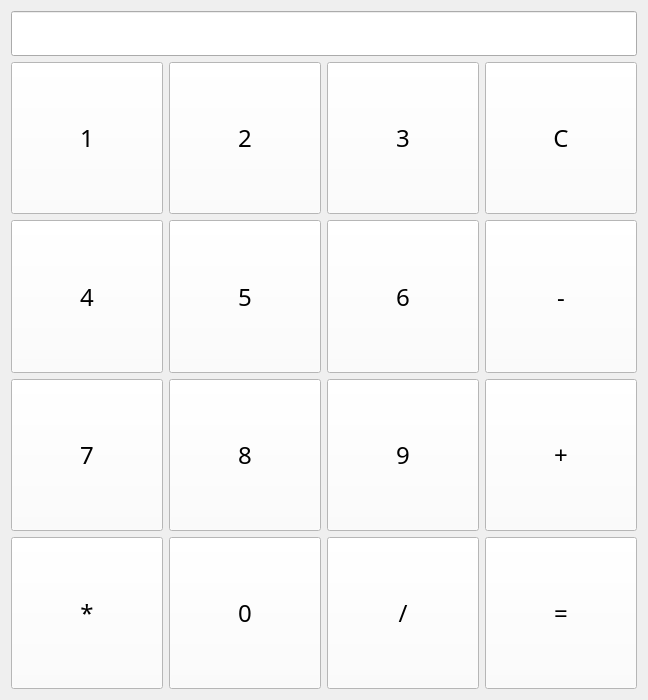
<?xml version="1.0" encoding="UTF-8"?>
<ui version="4.0">
 <class>Form</class>
 <widget class="QWidget" name="Form">
  <property name="geometry">
   <rect>
    <x>0</x>
    <y>0</y>
    <width>648</width>
    <height>700</height>
   </rect>
  </property>
  <property name="sizePolicy">
   <sizepolicy hsizetype="Ignored" vsizetype="Ignored">
    <horstretch>0</horstretch>
    <verstretch>0</verstretch>
   </sizepolicy>
  </property>
  <property name="minimumSize">
   <size>
    <width>500</width>
    <height>700</height>
   </size>
  </property>
  <property name="maximumSize">
   <size>
    <width>1000</width>
    <height>1000</height>
   </size>
  </property>
  <property name="cursor">
   <cursorShape>ArrowCursor</cursorShape>
  </property>
  <property name="mouseTracking">
   <bool>false</bool>
  </property>
  <property name="windowTitle">
   <string>Калькулятор</string>
  </property>
  <property name="styleSheet">
   <string notr="true">QPushButton {
	width:50 px;
	height: 40 px;
	background-color: #ffffff;
	
	font: 18pt &quot;MV Boli&quot;;
}
QPushButton:hover {
	background-color:#cccccc;
}
QPushButton:pressed {
	background-color: #76c1b6;
}
</string>
  </property>
  <layout class="QGridLayout" name="gridLayout">
   <item row="0" column="0" colspan="4">
    <widget class="QLineEdit" name="lineEdit">
     <property name="minimumSize">
      <size>
       <width>0</width>
       <height>45</height>
      </size>
     </property>
    </widget>
   </item>
   <item row="1" column="0">
    <widget class="QPushButton" name="pB_1">
     <property name="enabled">
      <bool>true</bool>
     </property>
     <property name="sizePolicy">
      <sizepolicy hsizetype="Ignored" vsizetype="Ignored">
       <horstretch>0</horstretch>
       <verstretch>0</verstretch>
      </sizepolicy>
     </property>
     <property name="font">
      <font>
       <family>MV Boli</family>
       <pointsize>18</pointsize>
       <weight>50</weight>
       <italic>false</italic>
       <bold>false</bold>
      </font>
     </property>
     <property name="text">
      <string>1</string>
     </property>
    </widget>
   </item>
   <item row="1" column="1">
    <widget class="QPushButton" name="pB_2">
     <property name="enabled">
      <bool>true</bool>
     </property>
     <property name="sizePolicy">
      <sizepolicy hsizetype="Ignored" vsizetype="Ignored">
       <horstretch>0</horstretch>
       <verstretch>0</verstretch>
      </sizepolicy>
     </property>
     <property name="font">
      <font>
       <family>MV Boli</family>
       <pointsize>18</pointsize>
       <weight>50</weight>
       <italic>false</italic>
       <bold>false</bold>
      </font>
     </property>
     <property name="text">
      <string>2</string>
     </property>
    </widget>
   </item>
   <item row="1" column="2">
    <widget class="QPushButton" name="pB_3">
     <property name="enabled">
      <bool>true</bool>
     </property>
     <property name="sizePolicy">
      <sizepolicy hsizetype="Ignored" vsizetype="Ignored">
       <horstretch>0</horstretch>
       <verstretch>0</verstretch>
      </sizepolicy>
     </property>
     <property name="font">
      <font>
       <family>MV Boli</family>
       <pointsize>18</pointsize>
       <weight>50</weight>
       <italic>false</italic>
       <bold>false</bold>
      </font>
     </property>
     <property name="text">
      <string>3</string>
     </property>
    </widget>
   </item>
   <item row="1" column="3">
    <widget class="QPushButton" name="pB_C">
     <property name="enabled">
      <bool>true</bool>
     </property>
     <property name="sizePolicy">
      <sizepolicy hsizetype="Ignored" vsizetype="Ignored">
       <horstretch>0</horstretch>
       <verstretch>0</verstretch>
      </sizepolicy>
     </property>
     <property name="font">
      <font>
       <family>MV Boli</family>
       <pointsize>18</pointsize>
       <weight>50</weight>
       <italic>false</italic>
       <bold>false</bold>
      </font>
     </property>
     <property name="text">
      <string>C</string>
     </property>
    </widget>
   </item>
   <item row="2" column="0">
    <widget class="QPushButton" name="pB_4">
     <property name="enabled">
      <bool>true</bool>
     </property>
     <property name="sizePolicy">
      <sizepolicy hsizetype="Ignored" vsizetype="Ignored">
       <horstretch>0</horstretch>
       <verstretch>0</verstretch>
      </sizepolicy>
     </property>
     <property name="font">
      <font>
       <family>MV Boli</family>
       <pointsize>18</pointsize>
       <weight>50</weight>
       <italic>false</italic>
       <bold>false</bold>
      </font>
     </property>
     <property name="text">
      <string>4</string>
     </property>
    </widget>
   </item>
   <item row="2" column="1">
    <widget class="QPushButton" name="pB_5">
     <property name="enabled">
      <bool>true</bool>
     </property>
     <property name="sizePolicy">
      <sizepolicy hsizetype="Ignored" vsizetype="Ignored">
       <horstretch>0</horstretch>
       <verstretch>0</verstretch>
      </sizepolicy>
     </property>
     <property name="font">
      <font>
       <family>MV Boli</family>
       <pointsize>18</pointsize>
       <weight>50</weight>
       <italic>false</italic>
       <bold>false</bold>
      </font>
     </property>
     <property name="text">
      <string>5</string>
     </property>
    </widget>
   </item>
   <item row="2" column="2">
    <widget class="QPushButton" name="pB_6">
     <property name="enabled">
      <bool>true</bool>
     </property>
     <property name="sizePolicy">
      <sizepolicy hsizetype="Ignored" vsizetype="Ignored">
       <horstretch>0</horstretch>
       <verstretch>0</verstretch>
      </sizepolicy>
     </property>
     <property name="font">
      <font>
       <family>MV Boli</family>
       <pointsize>18</pointsize>
       <weight>50</weight>
       <italic>false</italic>
       <bold>false</bold>
      </font>
     </property>
     <property name="text">
      <string>6</string>
     </property>
    </widget>
   </item>
   <item row="2" column="3">
    <widget class="QPushButton" name="pB_subtract">
     <property name="enabled">
      <bool>true</bool>
     </property>
     <property name="sizePolicy">
      <sizepolicy hsizetype="Ignored" vsizetype="Ignored">
       <horstretch>0</horstretch>
       <verstretch>0</verstretch>
      </sizepolicy>
     </property>
     <property name="font">
      <font>
       <family>MV Boli</family>
       <pointsize>18</pointsize>
       <weight>50</weight>
       <italic>false</italic>
       <bold>false</bold>
      </font>
     </property>
     <property name="text">
      <string>-</string>
     </property>
    </widget>
   </item>
   <item row="3" column="0">
    <widget class="QPushButton" name="pB_7">
     <property name="enabled">
      <bool>true</bool>
     </property>
     <property name="sizePolicy">
      <sizepolicy hsizetype="Ignored" vsizetype="Ignored">
       <horstretch>0</horstretch>
       <verstretch>0</verstretch>
      </sizepolicy>
     </property>
     <property name="font">
      <font>
       <family>MV Boli</family>
       <pointsize>18</pointsize>
       <weight>50</weight>
       <italic>false</italic>
       <bold>false</bold>
      </font>
     </property>
     <property name="text">
      <string>7</string>
     </property>
    </widget>
   </item>
   <item row="3" column="1">
    <widget class="QPushButton" name="pB_8">
     <property name="enabled">
      <bool>true</bool>
     </property>
     <property name="sizePolicy">
      <sizepolicy hsizetype="Ignored" vsizetype="Ignored">
       <horstretch>0</horstretch>
       <verstretch>0</verstretch>
      </sizepolicy>
     </property>
     <property name="font">
      <font>
       <family>MV Boli</family>
       <pointsize>18</pointsize>
       <weight>50</weight>
       <italic>false</italic>
       <bold>false</bold>
      </font>
     </property>
     <property name="text">
      <string>8</string>
     </property>
    </widget>
   </item>
   <item row="3" column="2">
    <widget class="QPushButton" name="pB_9">
     <property name="enabled">
      <bool>true</bool>
     </property>
     <property name="sizePolicy">
      <sizepolicy hsizetype="Ignored" vsizetype="Ignored">
       <horstretch>0</horstretch>
       <verstretch>0</verstretch>
      </sizepolicy>
     </property>
     <property name="font">
      <font>
       <family>MV Boli</family>
       <pointsize>18</pointsize>
       <weight>50</weight>
       <italic>false</italic>
       <bold>false</bold>
      </font>
     </property>
     <property name="text">
      <string>9</string>
     </property>
    </widget>
   </item>
   <item row="3" column="3">
    <widget class="QPushButton" name="pB_add">
     <property name="enabled">
      <bool>true</bool>
     </property>
     <property name="sizePolicy">
      <sizepolicy hsizetype="Ignored" vsizetype="Ignored">
       <horstretch>0</horstretch>
       <verstretch>0</verstretch>
      </sizepolicy>
     </property>
     <property name="font">
      <font>
       <family>MV Boli</family>
       <pointsize>18</pointsize>
       <weight>50</weight>
       <italic>false</italic>
       <bold>false</bold>
      </font>
     </property>
     <property name="text">
      <string>+</string>
     </property>
    </widget>
   </item>
   <item row="4" column="0">
    <widget class="QPushButton" name="pB_multiply">
     <property name="enabled">
      <bool>true</bool>
     </property>
     <property name="sizePolicy">
      <sizepolicy hsizetype="Ignored" vsizetype="Ignored">
       <horstretch>0</horstretch>
       <verstretch>0</verstretch>
      </sizepolicy>
     </property>
     <property name="font">
      <font>
       <family>MV Boli</family>
       <pointsize>18</pointsize>
       <weight>50</weight>
       <italic>false</italic>
       <bold>false</bold>
      </font>
     </property>
     <property name="text">
      <string>*</string>
     </property>
    </widget>
   </item>
   <item row="4" column="1">
    <widget class="QPushButton" name="pB_0">
     <property name="enabled">
      <bool>true</bool>
     </property>
     <property name="sizePolicy">
      <sizepolicy hsizetype="Ignored" vsizetype="Ignored">
       <horstretch>0</horstretch>
       <verstretch>0</verstretch>
      </sizepolicy>
     </property>
     <property name="font">
      <font>
       <family>MV Boli</family>
       <pointsize>18</pointsize>
       <weight>50</weight>
       <italic>false</italic>
       <bold>false</bold>
      </font>
     </property>
     <property name="text">
      <string>0</string>
     </property>
    </widget>
   </item>
   <item row="4" column="2">
    <widget class="QPushButton" name="pB_division">
     <property name="enabled">
      <bool>true</bool>
     </property>
     <property name="sizePolicy">
      <sizepolicy hsizetype="Ignored" vsizetype="Ignored">
       <horstretch>0</horstretch>
       <verstretch>0</verstretch>
      </sizepolicy>
     </property>
     <property name="font">
      <font>
       <family>MV Boli</family>
       <pointsize>18</pointsize>
       <weight>50</weight>
       <italic>false</italic>
       <bold>false</bold>
      </font>
     </property>
     <property name="text">
      <string>/</string>
     </property>
    </widget>
   </item>
   <item row="4" column="3">
    <widget class="QPushButton" name="pB_total">
     <property name="enabled">
      <bool>true</bool>
     </property>
     <property name="sizePolicy">
      <sizepolicy hsizetype="Ignored" vsizetype="Ignored">
       <horstretch>0</horstretch>
       <verstretch>0</verstretch>
      </sizepolicy>
     </property>
     <property name="font">
      <font>
       <family>MV Boli</family>
       <pointsize>18</pointsize>
       <weight>50</weight>
       <italic>false</italic>
       <bold>false</bold>
      </font>
     </property>
     <property name="text">
      <string>=</string>
     </property>
    </widget>
   </item>
  </layout>
 </widget>
 <resources/>
 <connections/>
</ui>
